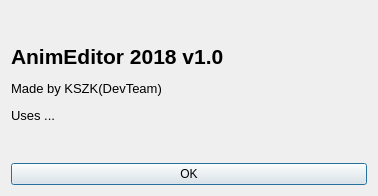
<?xml version="1.0" encoding="UTF-8"?>
<ui version="4.0">
 <class>AboutDialog</class>
 <widget class="QDialog" name="AboutDialog">
  <property name="geometry">
   <rect>
    <x>0</x>
    <y>0</y>
    <width>378</width>
    <height>196</height>
   </rect>
  </property>
  <property name="windowTitle">
   <string>About the AnimEditor</string>
  </property>
  <property name="locale">
   <locale language="English" country="UnitedStates"/>
  </property>
  <layout class="QVBoxLayout" name="verticalLayout">
   <item>
    <widget class="QLabel" name="label">
     <property name="text">
      <string>&lt;html&gt;&lt;head/&gt;&lt;body&gt;&lt;p&gt;&lt;span style=&quot; font-size:16pt; font-weight:600;&quot;&gt;AnimEditor 2018 v1.0&lt;/span&gt;&lt;/p&gt;&lt;p&gt;&lt;span style=&quot; font-size:10pt;&quot;&gt;Made by KSZK(DevTeam)&lt;/span&gt;&lt;/p&gt;&lt;p&gt;&lt;span style=&quot; font-size:10pt;&quot;&gt;Uses ...&lt;/span&gt;&lt;/p&gt;&lt;/body&gt;&lt;/html&gt;</string>
     </property>
    </widget>
   </item>
   <item>
    <widget class="QPushButton" name="pushButton">
     <property name="text">
      <string>OK</string>
     </property>
    </widget>
   </item>
  </layout>
 </widget>
 <resources/>
 <connections>
  <connection>
   <sender>pushButton</sender>
   <signal>clicked()</signal>
   <receiver>AboutDialog</receiver>
   <slot>accept()</slot>
   <hints>
    <hint type="sourcelabel">
     <x>177</x>
     <y>282</y>
    </hint>
    <hint type="destinationlabel">
     <x>347</x>
     <y>279</y>
    </hint>
   </hints>
  </connection>
 </connections>
</ui>
